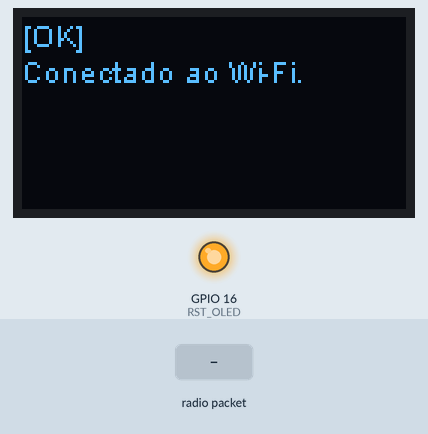
Recording of a sketch running on a simulated ESP32. On the bench: 128×64 one-colour display, output pins drawn as LEDs (lit = HIGH). Inputs (shaded band) come from the test bench. WiFi joins after 1.5 s; servers stay silent unless stated; no radio packets arrive unless stated; what the sketch prints to the serial monitor is not drawn.

Above: at 3.2 s.
At 10.5 s:
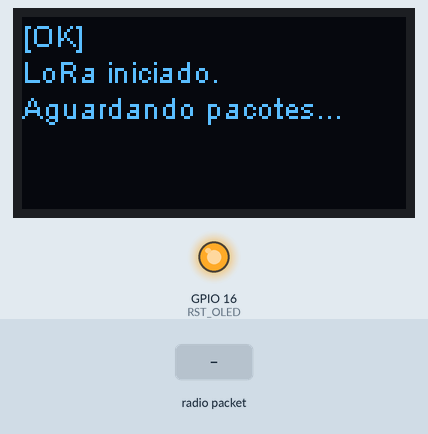
10.6 s: radio packet "[" arrives
At 11.9 s:
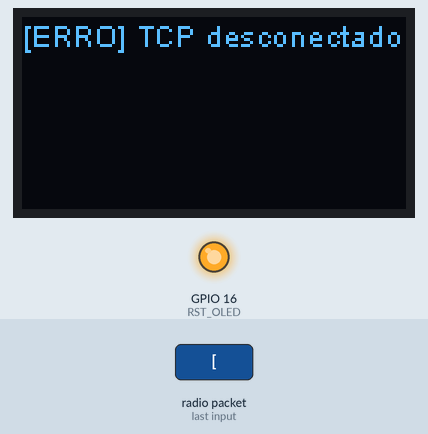
At 14.8 s:
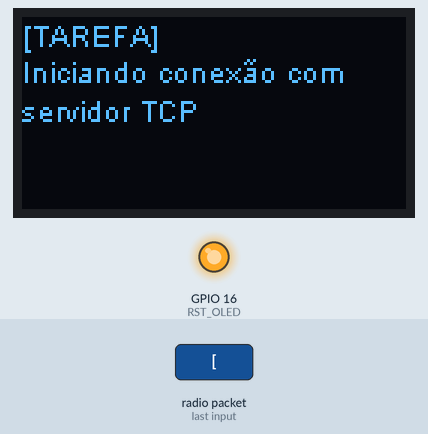
Timing chart, 0 to 16.3 s (numbered marks = the images above; inputs shaded):
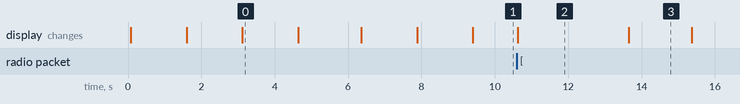

The sketch:

heltec_receiver.ino
```cpp
#include <TinyGPSPlus.h>
#include <HardwareSerial.h>
#include <WiFi.h>
#include <SSD1306Wire.h>
#include <LoRa.h>

// OLED - Heltec ESP32 V2
#define SDA_OLED 4
#define SCL_OLED 15
#define RST_OLED 16
SSD1306Wire display(0x3c, SDA_OLED, SCL_OLED);

#define GPS_BAUD 9600
// #define GPS_RX   32
// #define GPS_TX   33

#define RECEPTOR_ID "DRONE"

const char* ssid = "SUA_REDE"; // Colocar ssid da Rede WiFi
const char* password = "SUA_SENHA"; // Colocar Senha da Rede WiFi
const char* server_ip = "192.168.XX.XX"; // Colocar IP do Computador
const uint16_t server_port = 5001;

// TinyGPSPlus gps;
// HardwareSerial GPSserial(2);
WiFiClient client;

// uint32_t lastSentenceMs = 0;
// uint32_t lastReport = 0;
unsigned long reportInterval = 5000;

void logOLED(const String& linha1, const String& linha2 = "", const String& linha3 = "") {
  display.clear();
  display.setFont(ArialMT_Plain_10);
  display.drawString(0, 0, linha1);
  if (linha2 != "") display.drawString(0, 12, linha2);
  if (linha3 != "") display.drawString(0, 24, linha3);
  display.display();
}

void logBanner(const __FlashStringHelper* msg) {
  Serial.println(F("=============================="));
  Serial.println(msg);
  Serial.println(F("=============================="));
}

void setup() {
  // Inicializa OLED
  pinMode(RST_OLED, OUTPUT);
  digitalWrite(RST_OLED, LOW);
  delay(50);
  digitalWrite(RST_OLED, HIGH);
  display.init();
  display.flipScreenVertically();

  logOLED("[TAREFA]", "Inicializando dispositivo...");
  Serial.begin(115200);
  delay(1500);

  logBanner(F("[TAREFA] Inicializando dispositivo..."));
  // GPSserial.begin(GPS_BAUD, SERIAL_8N1, GPS_RX, GPS_TX);

  // Inicializa WiFi - 20 tentativas
  logBanner(F("Conectando ao Wi-Fi"));
  logOLED("[TAREFA]", "Conectando ao Wi-Fi:", ssid);
  WiFi.begin(ssid, password);
  uint8_t retry = 0;
  while (WiFi.status() != WL_CONNECTED && retry < 20) {
    delay(500);
    Serial.print(".");
    retry++;
  }

  //Valida WiFi
  if (WiFi.status() != WL_CONNECTED) {
    Serial.println(F("[ERRO] Wi-Fi não conectou."));
    logOLED("[ERRO]", "Wi-Fi não conectou.");
    while(1);
  }
  Serial.print(F("[OK] Conectado ao Wi-Fi. IP: "));
  Serial.println(WiFi.localIP());
  logOLED("[OK]", "Conectado ao Wi-Fi.");
  delay(1500);

  //Inicializa servidor
  connectServer();

  // Inicialização do LoRa
  Serial.println("[TAREFA] Iniciando LoRa...");
  logOLED("[TAREFA]", "Iniciando LoRa...");
  LoRa.setPins(18, 14, 26); // NSS, RST, DIO0
  if (!LoRa.begin(915E6)) {
    logOLED("[ERRO]", "LoRa não iniciado");
    while(1) delay(1000);
  }
  delay(1500);
  LoRa.setSpreadingFactor(12);
  Serial.println("[OK] LoRa iniciado.");
  logOLED("[OK]", "LoRa iniciado.", "Aguardando pacotes...");
}

void connectServer() {
  logBanner(F("Iniciando conexão com servidor TCP"));
  logOLED("[TAREFA]", "Iniciando conexão com \nservidor TCP");
  delay(1500);
  if (!client.connect(server_ip, server_port)) {
    Serial.println(F("[ERRO] Falha ao conectar ao servidor TCP"));
    logOLED("[ERRO]", "Falha ao conectar ao \nservidor TCP");
    Serial.println(WiFi.localIP());
    while (!client.connect(server_ip, server_port)) delay(1000);
  }
  Serial.println(F("[OK] Conectado ao servidor TCP"));
  logOLED("[OK]", "Conectado ao servidor TCP");
  delay(1500);
}

// void printHDOPStatus(float hdop) {
//   if (hdop == 0.0 || isnan(hdop)) {
//     Serial.println(F("[GPS] HDOP inválido."));
//     return;
//   }

//   Serial.print("[GPS] Qualidade do sinal (HDOP): ");
//   Serial.print(hdop, 1);
//   Serial.print(" → ");

//   if (hdop <= 1.0) Serial.println(F("ÓTIMO"));
//   else if (hdop <= 2.0) Serial.println(F("BOM"));
//   else if (hdop <= 4.0) Serial.println(F("REGULAR"));
//   else Serial.println(F("RUIM"));
// }

// void printGPSTime() {
//   if (gps.time.isValid() && gps.date.isValid()) {
//     Serial.printf("[GPS] Hora UTC: %02d:%02d:%02d - %02d/%02d/%04d\n",
//       gps.time.hour(), gps.time.minute(), gps.time.second(),
//       gps.date.day(), gps.date.month(), gps.date.year());
//   } else {
//     Serial.println(F("[GPS] Hora UTC: inválida ou ainda não recebida."));
//   }
// }

void sendTCP(const String& msg, const int rssi) {
  String packet = String(msg) + "[" + RECEPTOR_ID + "]" + "[" + String(rssi) + "]";

  if (client.connected()) {
    client.println(packet);
    } else {
    Serial.println(F("[ERRO] TCP desconectado."));
    logOLED("[ERRO] TCP desconectado. Iniciando reconexão...");
    delay(3000);
    connectServer();
  }
}

void sendHeartBeat(){
  String heartBeat = "HEARTBEAT_DRONE";
  client.println(heartBeat);
}

// Função auxiliar para extrair valores entre colchetes
String getValue(String data, int index) {
  int start = -1;
  int end = -1;
  int count = 0;

  for (int i = 0; i < data.length(); i++) {
    if (data.charAt(i) == '[') {
      if (count == index) start = i + 1;
      count++;
    } else if (data.charAt(i) == ']' && count == index + 1) {
      end = i;
      break;
    }
  }

  if (start != -1 && end != -1) {
    return data.substring(start, end);
  } else {
    return "";
  }
}

unsigned long lastHeartbeat = 0;
unsigned long heartbeatInterval = 5000;

void loop() {
  //Tratando pacotes LoRa
    if (millis() - lastHeartbeat > heartbeatInterval) {
    sendHeartBeat();
    lastHeartbeat = millis();
  }
  int packetSize = LoRa.parsePacket();
  if (packetSize) {
    String msg = "";
    while (LoRa.available()) {
      msg += (char)LoRa.read();
    }

    int rssi = LoRa.packetRssi();
    Serial.println("Recebido: " + msg);
    Serial.println("RSSI: " + String(rssi));

    //Enviando dados para o servidor
    logOLED("Novo pacote recebido:", msg);
    sendTCP(msg, rssi);
  }
}
```

Measured:
- after the input at 10.6 s, the display: changes at once (image 2)
- what the display in image 0 shows lasts 1.5 s, from 3.1 s to 4.6 s
- what the display in image 2 shows lasts 3.0 s, from 10.6 s to 13.6 s
